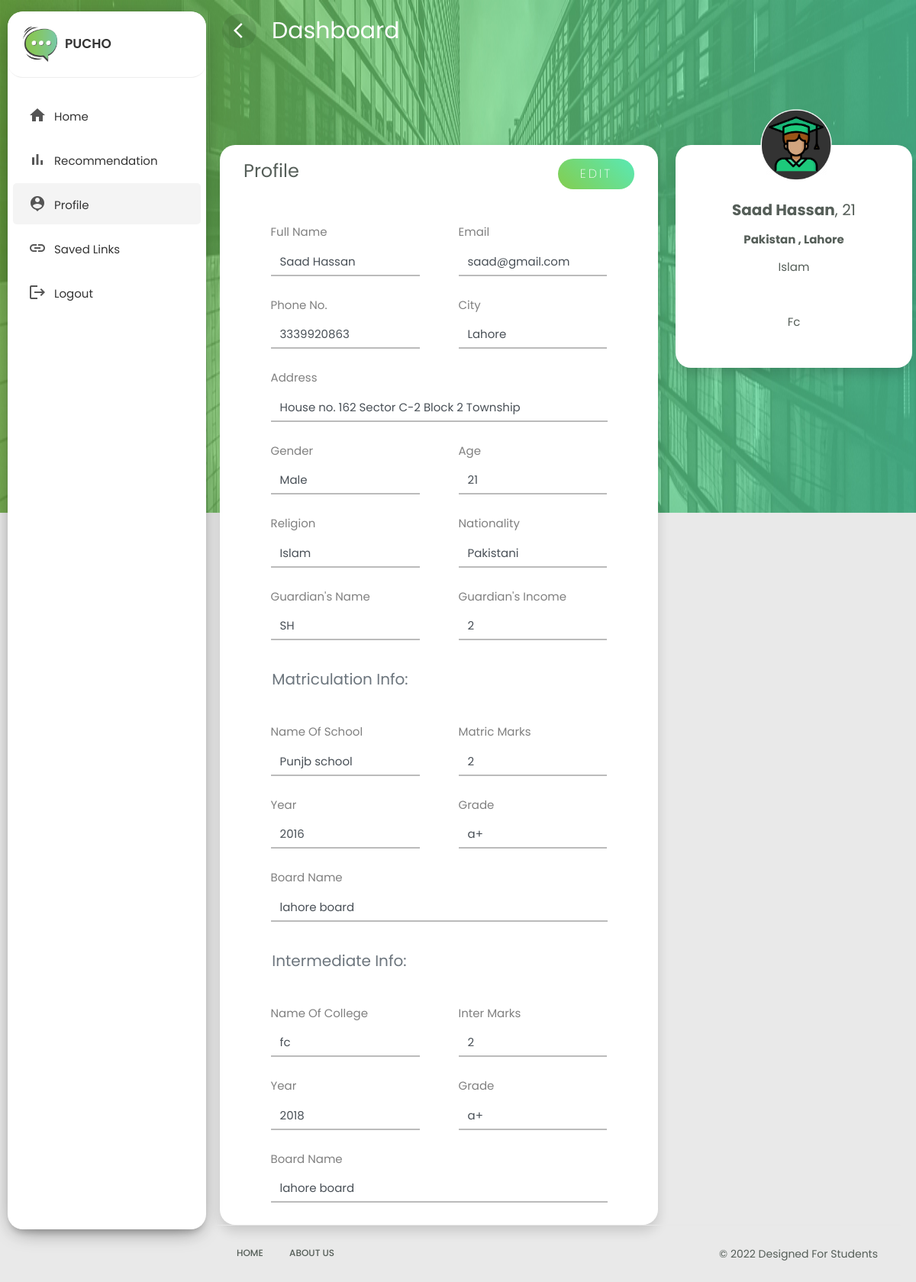
/profile/ (signed in), run on the app's committed database.
### profiles/models.py (models this page shows, shortened)
class Profile(models.Model):
    full_name = models.CharField(max_length=50)
    email = models.EmailField()
    phone_number = models.IntegerField()
    city = models.CharField(max_length=50)
    address = models.CharField(max_length=50)
    gender = models.CharField(max_length=15,choices=choices,default="Male")
    age = models.IntegerField()
    religion = models.CharField(max_length=50)
    nationality = models.CharField(max_length=50)
    gaurdian_name = models.CharField(max_length=50)
    gaurdian_income = models.IntegerField()
    name_of_school = models.CharField(max_length=50)
    matric_marks = models.IntegerField()
    year_of_matric = models.IntegerField()
    matric_grade = models.CharField(max_length=10)
    matric_board = models.CharField(max_length=50)
    name_of_college = models.CharField(max_length=50)
    inter_marks = models.IntegerField()
    year_of_inter = models.IntegerField()
    inter_grade = models.CharField(max_length=10)
    inter_board = models.CharField(max_length=50)
    university_name = models.CharField(max_length=50)
    field_of_interest = models.CharField(max_length=50)
    student = models.ForeignKey(User, on_delete=models.CASCADE)

### profiles/views.py (the view)
# urls.py: path('profile/', profile, name="profile"),
def profile(request):
    query = Profile.objects.get(student=request.user)
    return render(request, "profile.html", {"query":query})

### templates/profile.html (shortened to what this page needs)
{%  load static  %}
<!doctype html>
<html lang="en">
  <head>
    <link rel="stylesheet" href="{% static 'css/bootstrap.min.css' %}">
    <link rel="stylesheet" href="{% static 'css/dashboard.css' %}">
  </head>
  <body>
    <div class="wrapper">
      <nav id="sidebar">
          <div class="sidebar-header">
            <h3><img src="{% static 'images/logo2.png' %}" class="img-fluid"/><span>Pucho</span></h3>
          </div>
          <ul class="list-unstyled components">
            <li>
              <a href="{% url 'home' %}" class="dashboard"><i class="material-icons">home</i><span>Home</span></a>
            </li>
            <li>
              <a href="{% url 'recommendation' %}" class="dashboard"><i class="material-icons">bar_chart</i><span>Recommendation</span></a>
            </li>
            <li class="active">
              <a href="{% url 'profile' %}" class="dashboard"><i class="material-icons">person_pin</i><span>Profile</span></a>
            </li>
            <li  class="">
              <a href="{% url 'savedlinks' %}" class="dashboard"><i class="material-icons">link</i><span>Saved Links</span></a>
            </li>
            <li  class="">
              <a href="{% url 'home' %}" class="dashboard"><i class="material-icons">logout</i><span>Logout</span></a>
            </li>
          </ul>
        </nav>
      <div id="content">
        <div class="top-navbar">
            <nav class="navbar navbar-expand-lg">
              <div class="container-fluid">
                <div class="d-flex justify-content-start">
                  <button type="button" id="sidebarCollapse" class="d-xl-block d-lg-block d-md-mone d-none more-button2">
                    <span class="material-icons">arrow_back_ios</span>
                  </button>
                  <a class="navbar-brand"> Dashboard </a>
                </div>
              </div>
            </nav>
	        </div>
        <div class="main-content">
            <div class="row content flex-box">
              <div class="col-lg-8 col-md-8 col-sm-12 flex-box-0">
                <div class="profile-form shadow mx-2">
                  <div class="row mx-3">
                    <div class="col-lg-12 m-auto">
                      <div class="d-flex justify-content-between align-items-center">
                        <div>
                          <h4>Profile</h4>
                        </div>
                        <div>
                          <a href="edit.html"><input type="button" name="" value="Edit" class="btn btn-edit"></a>
                        </div>
                      </div>
                      <form class="multisteps-form__form col-lg-12 col-md-12 col-sm-12">
                        <div class="multisteps-form__content">
                          <div class="form-row mt-4 justify-content-around">
                            <div class="col-lg-5 col-md-5 col-sm-6 mt-4 mt-sm-0">
                              <label for="">Full Name</label>
                              <input class="multisteps-form__input form-control" type="text" value="{{query.full_name}}" required/>
                            </div>
                            <div class="col-lg-5 col-md-5 col-sm-6 mt-4 mt-sm-0">
                              <label for="">Email</label>
                              <input class="multisteps-form__input form-control" type="text" value="{{query.email}}" required/>
                            </div>
                          </div>
                          <div class="form-row mt-4 justify-content-around">
                            <div class="col-lg-5 col-md-5 col-sm-6 mt-4 mt-sm-0">
                              <label for="">Phone No.</label>
                              <input class="multisteps-form__input form-control" type="text" value="{{query.phone_number}}" required/>
                            </div>
                            <div class="col-lg-5 col-md-5 col-sm-6 mt-4 mt-sm-0">
                              <label for="">City</label>
                              <input class="multisteps-form__input form-control" type="text" value="{{query.city}}" required/>
                            </div>
                          </div>
                          <div class="form-row mt-4 justify-content-around">
                            <div class="col-lg-11 col-md-11 col-sm-12 mt-4 mt-sm-0">
                              <label for="">Address</label>
                              <input class="multisteps-form__input form-control" type="text" value="{{query.address}}" required/>
                            </div>
                          </div>
                          <div class="form-row mt-4 justify-content-around">
                            <div class="col-lg-5 col-md-5 col-sm-6 mt-4 mt-sm-0">
                              <label for="">Gender</label>
                              <input class="multisteps-form__input form-control" type="text" value="{{query.gender}}" required/>
                            </div>
                            <div class="col-lg-5 col-md-5 col-sm-6 mt-4 mt-sm-0">
                              <label for="">Age</label>
                              <input class="multisteps-form__input form-control" type="text" value="{{query.age}}" required/>
                            </div>
                          </div>
                          <div class="form-row mt-4 justify-content-around">
                              <div class="col-lg-5 col-md-5 col-sm-6 mt-4 mt-sm-0">
                                <label for="">Religion</label>
                                <input class="multisteps-form__input form-control" type="text" value="{{query.religion}}" required/>
                              </div>
                              <div class="col-lg-5 col-md-5 col-sm-6 mt-4 mt-sm-0">
                                <label for="">Nationality</label>
                                <input class="multisteps-form__input form-control" type="text" value="{{query.nationality}}" required/>
                              </div>
                            </div>
                          <div class="form-row mt-4 justify-content-around">
                            <div class="col-lg-5 col-md-5 col-sm-6 mt-4 mt-sm-0">
                              <label for="">Guardian's Name</label>
                              <input class="multisteps-form__input form-control" type="text" value="{{query.gaurdian_name}}" />
                            </div>
                            <div class="col-lg-5 col-md-5 col-sm-6 mt-4 mt-sm-0">
                              <label for="">Guardian's Income</label>
                              <input class="multisteps-form__input form-control" type="text" value="{{query.gaurdian_income}}" required/>
                            </div>
                          </div>
                          <div class="multisteps-form__content">
                            <div class="row  justify-content-around">
                              <div class="multisteps-form__subtitle text-muted p-2 mt-4 col-lg-11 col-md-11 col-sm-11">
                                <h5 class="pl-2 pt-1">Matriculation Info:</h5>
                              </div>
                            </div>
                            <div class="form-row mt-4 justify-content-around">
                              <div class="col-lg-5 col-md-5 col-sm-6 mt-4 mt-sm-0">
                                <label for="">Name of School</label>
                                <input class="multisteps-form__input form-control" type="text" value="{{query.name_of_school}}" required/>
                              </div>
                              <div class="col-lg-5 col-md-5 col-sm-6 mt-4 mt-sm-0">
                                <label for="">Matric Marks</label>
                                <input class="multisteps-form__input form-control" type="text" value="{{query.matric_marks}}" required/>
                              </div>
                            </div>
                            <div class="form-row mt-4 justify-content-around">
                              <div class="col-lg-5 col-md-5 col-sm-6 mt-4 mt-sm-0">
                                <label for="">Year</label>
                                <input class="multisteps-form__input form-control" type="text" value="{{query.year_of_matric}}" required/>
                              </div>
                              <div class="col-lg-5 col-md-5 col-sm-6 mt-4 mt-sm-0">
                                <label for="">Grade</label>
                                <input class="multisteps-form__input form-control" type="text" value="{{query.matric_grade}}" required/>
                              </div>
                            </div>
                            <div class="form-row mt-4 justify-content-around">
                              <div class="col-lg-11 col-md-11 col-sm-12 mt-4 mt-sm-0">
                                <label for="">Board Name</label>
                                <input class="multisteps-form__input form-control" type="text" value="{{query.matric_board}}" required/>
                              </div>
                            </div>
                            <div class="row  justify-content-around">
                              <div class="multisteps-form__subtitle text-muted p-2 mt-4 col-lg-11 col-md-11 col-sm-11">
                                <h5 class="pl-2 pt-1">Intermediate Info:</h5>
                              </div>
                            </div>
                            <div class="form-row mt-4 justify-content-around">
                              <div class="col-lg-5 col-md-5 col-sm-6 mt-4 mt-sm-0">
                                <label for="">Name of College</label>
                                <input class="multisteps-form__input form-control" type="text" value="{{query.name_of_college}}" required/>
                              </div>
                              <div class="col-lg-5 col-md-5 col-sm-6 mt-4 mt-sm-0">
                                <label for="">Inter Marks</label>
                                <input class="multisteps-form__input form-control" type="text" value="{{query.inter_marks}}" required/>
                              </div>
                            </div>
                            <div class="form-row mt-4 justify-content-around">
                              <div class="col-lg-5 col-md-5 col-sm-6 mt-4 mt-sm-0">
                                <label for="">Year</label>
                                <input class="multisteps-form__input form-control" type="text" value="{{query.year_of_inter}}" required/>
                              </div>
                              <div class="col-lg-5 col-md-5 col-sm-6 mt-4 mt-sm-0">
                                <label for="">Grade</label>
                                <input class="multisteps-form__input form-control" type="text" value="{{query.inter_grade}}" required/>
                              </div>
                            </div>
                            <div class="form-row mt-4 justify-content-around">
                              <div class="col-lg-11 col-md-11 col-sm-12 mt-4 mt-sm-0">
                                <label for="">Board Name</label>
                                <input class="multisteps-form__input form-control" type="text" value="{{query.inter_board}}" required/>
                              </div>
                              <div class="col-lg-11">
                                <span class="text-white">a</span>
                                <span class="text-white">a</span>
                              </div>
                            </div>
                          </div>
                        </div>
                      </form>
                    </div>
                  </div>
                </div>
              </div>
              <div class="col-lg-4 col-md-4 col-sm-11 flex-box-1 profile-detail bg-white shadow">
                <div class="mx-sm-5">
                  <img class="profile-img" src="{% static 'images/profile_avatar.png' %}" alt="">
                </div>
                <div class="user-details text-center">
                  <h5><b>{{query.full_name}}</b>, {{query.age}}</h5>
                  <p><b>Pakistan , {{query.city}}</b></p>
                  <p>{{query.religion}}</p>
                  <p class="mb-5">{{query.name_of_college}}</p>
                </div>
              </div>
            </div>
            <footer class="footer">
              <div class="container-fluid">
               <div class="row">
                 <div class="col-md-6">
                   <nav class="d-flex">
                     <ul class="m-0 p-0">
                       <li>
                         <a href="home.html">
                           Home
                         </a>
                       </li>
                       <li>
                         <a href="about.html">
                           About Us
                         </a>
                       </li>
                     </ul>
                   </nav>
                 </div>
                 <div class="col-md-6">
                   <p class="copyright d-flex justify-content-end"> &copy 2022 Designed For Students</p>
                 </div>
               </div>
             </div>
            </footer>
          </div>
      </div>
    </div>
  </body>
</html>

### data on the page
Profile: full_name "Saad Hassan", email "saad@gmail.com", phone_number "3339920863", city "Lahore", address "House no. 162 Sector C-2 Block 2 Township", gender "Male", age "21", religion "Islam", nationality "Pakistani", gaurdian_name "SH", gaurdian_income "2", name_of_school "Punjb school", matric_marks "2", year_of_matric "2016", matric_grade "a+", matric_board "lahore board", name_of_college "fc", inter_marks "2", year_of_inter "2018", inter_grade "a+", inter_board "lahore board", name_of_college "Fc"
